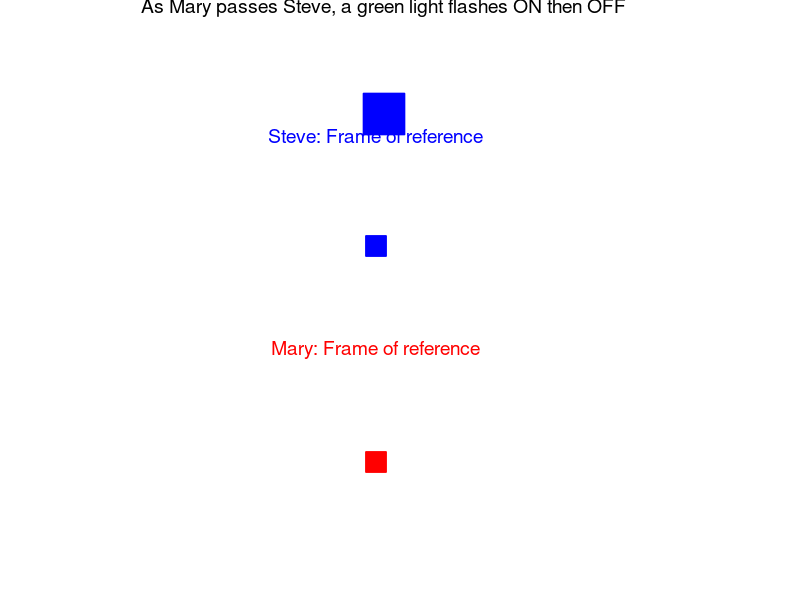

MATLAB code to generate this figure: (Note: this script raises an error after producing the figure.)
% mpSR03.m
% 190618  Matlab R2018b

% SPECIAL RELATIVITY ANIMATIONS
% Einstein's postulates
% A flash of light as seen by two obserers

% DOING PHYSICS ONLINE 
%    ../mphome.htm
% Scripts
%     http://www.physics.usyd.edu.au/teach_res/mp/mscripts/

% VISUAL PHYSICS ONLINE
%    http://www.physics.usyd.edu.au/teach_res/hsp/sp/spHome.htm

% Documentation
%    http://www.physics.usyd.edu.au/teach_res/hsp/sp/mod72/mod72A.htm

% Ian Cooper  ian.cooper@sydney.edu.au
% School of Physics, University of Sydney

close all
clear
clc

% ANIMATION and GIF file ==============================================

% file name for animated gif   
    ag_name = 'ag_SR.gif'; 
% Delay in seconds before displaying the next image  
    delay = 0.1;
    frame1 = 0;

% SETUP ===============================================================

% Steve: Fixed frame of reference (stationary)
% Mary:  Moving frame of reference (w.r.t Steve's frame)
% Number of time steps
  N = 121;
% Velocity of Mary's frame of reference w.r.t. Steve's frame of reference
  v = 8;
% Speed of light
  c = 13;
% Time in the Steve's frame and time step
  t = linspace(0,18,N);
  dt = t(2) - t(1);
% Position of Mary w.r.t. Steve
  xM = -65 + v.*t;
% limits for X axis
  xMin = -60;
  xMax = 60;
  xLmin = -85;
  xLmax = 85;
% Circle radius
  R = 0;
  
  
% GRAPHICS ============================================================

 figure(1)
   pos = [0.02 0.05 0.3 0.60];
   set(gcf,'Units','normalized')
   set(gcf,'Position',pos)
   set(gcf,'color','w')
    
for cc = 1 : N 
  subplot('position',[0.08,0.75,0.8,0.20])
     xlim([xMin xMax])
     ylim([-1 1])
 % Steve's position    
      xP = 0; yP = -0.4;
      Hplot = plot(xP,yP,'sb');
      set(Hplot,'markerfacecolor','b','markersize',30)
      hold on
     
 % Mary's position  
     xP = xM(cc);  yP = 0.4;    
     Hplot = plot(xP,yP,'sr');
     set(Hplot,'markerfacecolor','r','markersize',30)

% Light flash ON
     if xM(cc) > -10
      xP = 0; yP = 0;
      Hplot = plot(xP,yP,'og');
      set(Hplot,'markerfacecolor','g','markersize',20) 
     end

% Light flash OFF
     if xM(cc) > 10 
      xP = 0; yP = 0;
      Hplot = plot(xP,yP,'ow');
      set(Hplot,'markerfacecolor','w','markersize',20) 
     end
     
     H = title('As Mary passes Steve, a green light flashes ON then OFF'); 
     set(H,'fontweight','normal','fontsize',14)
     axis off
     xlim([xMin xMax])
     ylim([-1 1]) 
     pause(0.1)
     hold off 
 
 % Steve's Frame of reference  ----------------------------------------  
  subplot('position',[0.27,0.44,0.4,0.3])
     xlim([xLmin xLmax])
     ylim([xLmin xLmax])  
     axis square
     box on
 
      xP = 0; yP = 0;
      Hplot = plot(xP,yP,'sb');
      set(Hplot,'markerfacecolor','b','markersize',15)
      axis square
      hold on
      
     if xM(cc) > -10  && R < 125 
         [xP, yP] = circle(R,0,0);
         plot(xP,yP,'g','linewidth',4)  
         xlim([xLmin xLmax])
         ylim([xLmin xLmax]) 
         hold off    
     end 
     
     H = title('Steve: Frame of reference'); 
     set(H,'fontweight','normal','color','b','fontsize',14)
     axis off
     
 % Mary's Frame of reference   ----------------------------------------   
  subplot('position',[0.27,0.08,0.4,0.3])
     xlim([xLmin xLmax])
     ylim([xLmin xLmax])  
     axis square
     box on
 
     xP = 0; yP = 0;
      Hplot = plot(xP,yP,'sr');
      set(Hplot,'markerfacecolor','r','markersize',15)
      axis square
      hold on
     
     if xM(cc) > -10  && R < 125
         [xP, yP] = circle(R,0,0);
         plot(xP,yP,'g','linewidth',4)  
         xlim([xLmin xLmax])
         ylim([xLmin xLmax])  
         hold off
         axis square
         R = R + c*dt;
     end
     
     H = title('Mary: Frame of reference');
     set(H,'fontweight','normal','color','r','fontsize',14)
     
     H = text(50,-90,'mpSR03.m');
     set(H,'fontweight','normal','color','k','fontsize',8)
     
    axis off
    
     frame1 = frame1 + 1;
         frame = getframe(1);
         im = frame2im(frame);
         [imind,cm] = rgb2ind(im,256);
         % On the first loop, create the file. In subsequent loops, append.
         if frame1 == 1
           imwrite(imind,cm,ag_name,'gif','DelayTime',delay,'loopcount',inf);
         else
          imwrite(imind,cm,ag_name,'gif','DelayTime',delay,'writemode','append');
         end
end
  
  function [xP, yP] = circle(aC,xC,yC)
    theta = linspace(0,2*pi,501);
    xP = xC + aC.*cos(theta);
    yP = yC + aC.*sin(theta);
  end
   
